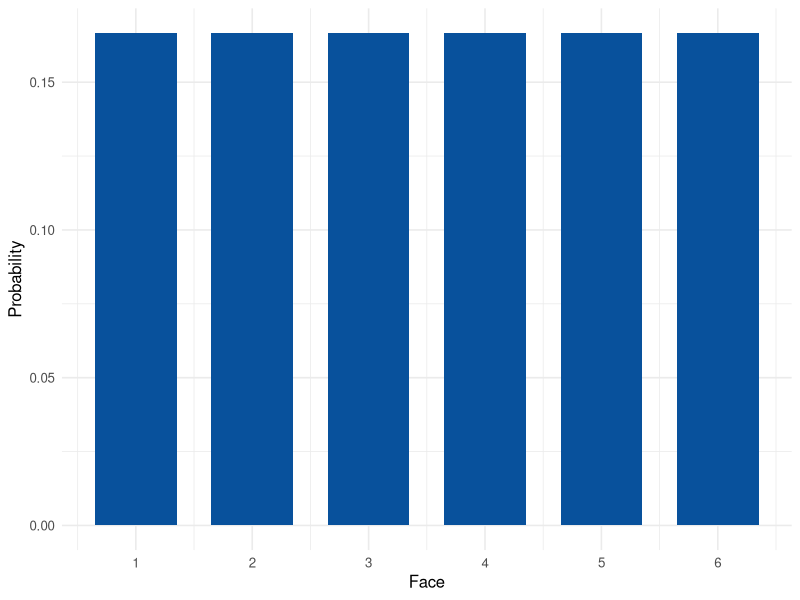
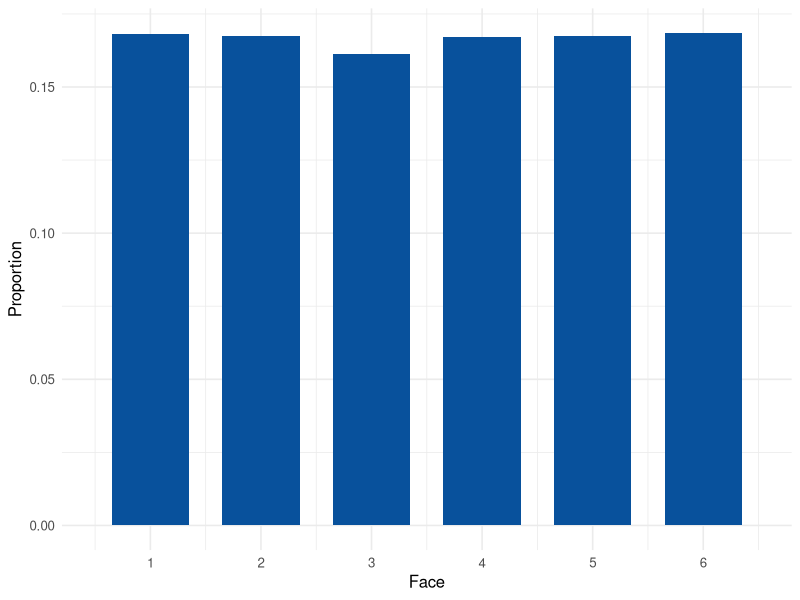
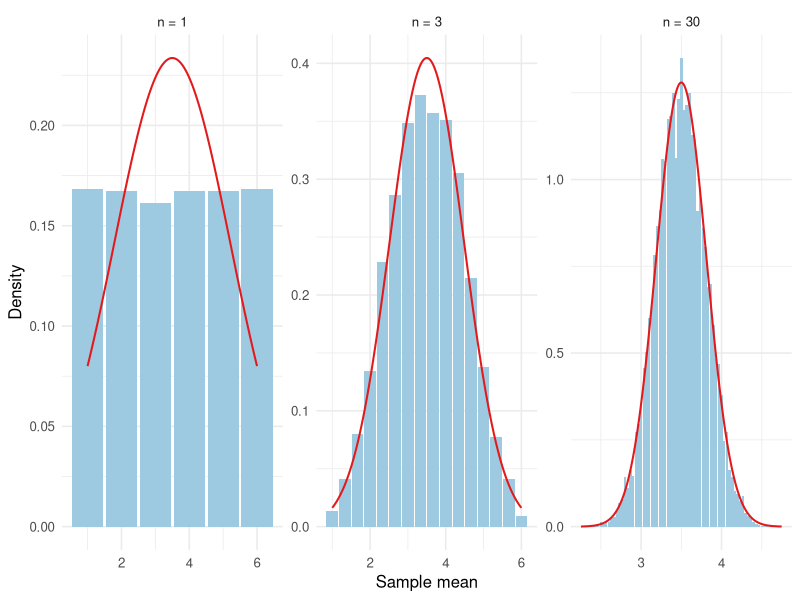
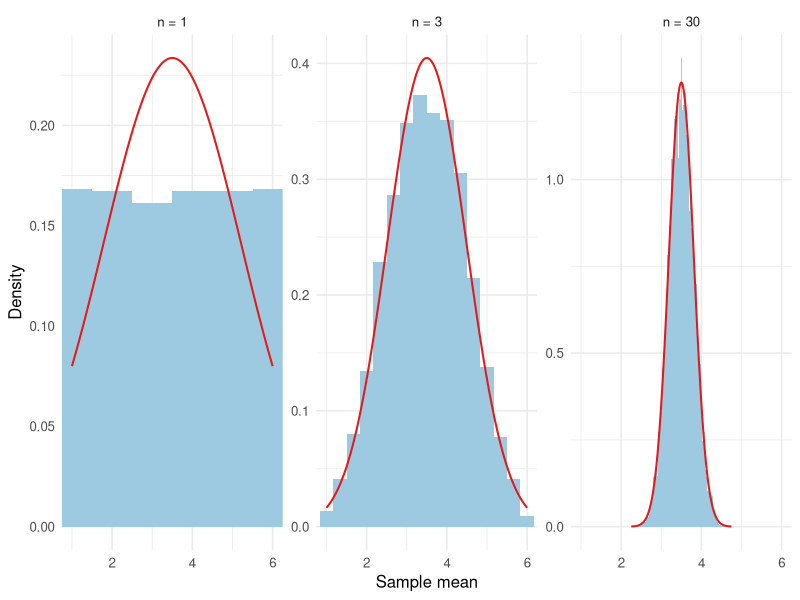
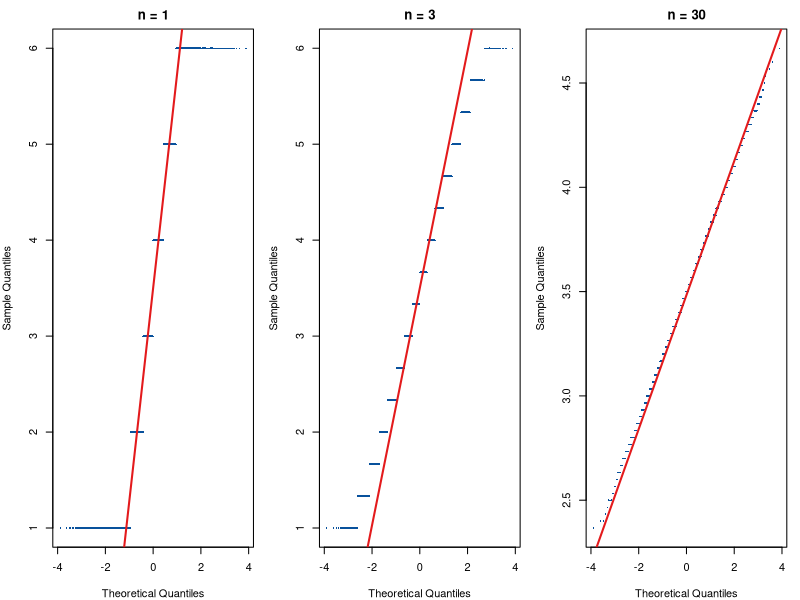

These charts were generated, in order, by the following R code:
## ---- chunk 1
#| include: false
library(ggplot2)
library(knitr)
student_id <- 1069
## ---- chunk 2
#| echo: false
#| fig-width: 6.5
#| fig-height: 3.2
#| fig-cap: "One roll of a fair die. This is the population, not a sampling distribution."
ggplot(data.frame(face = 1:6, probability = rep(1 / 6, 6)), aes(face, probability)) +
  geom_col(width = 0.7, fill = "#08519c") +
  scale_x_continuous(breaks = 1:6) +
  labs(x = "Face", y = "Probability") +
  theme_minimal(base_size = 12)
## ---- chunk 3
#| echo: false
#| fig-width: 6.5
#| fig-height: 3.2
#| fig-cap: "Ten thousand individual rolls. This is the population, not a sampling distribution."
set.seed(student_id)
rolls_pop <- sample(1:6, 10000, replace = TRUE)
ggplot(data.frame(face = rolls_pop), aes(face)) +
  geom_bar(aes(y = after_stat(count / sum(count))), width = 0.7, fill = "#08519c") +
  scale_x_continuous(breaks = 1:6, limits = c(0.5, 6.5)) +
  labs(x = "Face", y = "Proportion") +
  theme_minimal(base_size = 12)
## ---- chunk 4
set.seed(student_id)
one_sample <- sample(1:6, 5, replace = TRUE)
one_sample
mean(one_sample)
## ---- chunk 5
student_id <- 1069
B <- 10000
sample_sizes <- c(1, 2, 3, 4, 5, 10, 20, 30, 40, 50, 60, 70, 80, 100)
mu <- 3.5
sigma <- sqrt(35 / 12)
population_exkurt <- -6 * (36 + 1) / (5 * (36 - 1))

skewness <- function(x) {
  z <- (x - mean(x)) / sd(x)
  mean(z^3)
}

excess_kurtosis <- function(x) {
  z <- (x - mean(x)) / sd(x)
  mean(z^4) - 3
}

set.seed(student_id)

results <- data.frame()
focus_n <- c(1, 3, 30)
stored_means <- list()

for (n in sample_sizes) {
  sample_means <- replicate(B, mean(sample(1:6, n, replace = TRUE)))
  simulated_se <- sd(sample_means)
  theoretical_se <- sigma / sqrt(n)

  results <- rbind(
    results,
    data.frame(
      sample_size = n,
      simulated_mean = mean(sample_means),
      theoretical_mean = mu,
      simulated_se = simulated_se,
      theoretical_se = theoretical_se,
      se_ratio = simulated_se / theoretical_se,
      skewness = skewness(sample_means),
      excess_kurtosis = excess_kurtosis(sample_means)
    )
  )

  if (n %in% focus_n) {
    stored_means[[as.character(n)]] <- sample_means
  }
}

results$meets_rule <- with(
  results,
  abs(skewness) < 0.25 &
    abs(excess_kurtosis) < 0.50 &
    abs(se_ratio - 1) <= 0.10
)
## ---- chunk 6
#| echo: false
results_view <- results
names(results_view) <- c(
  "Sample size", "Simulated mean", "Theoretical mean",
  "Simulated SE", "Theoretical SE", "SE ratio",
  "Skewness", "Excess kurtosis", "Meets the rule?"
)
results_view$`Meets the rule?` <- ifelse(results$meets_rule, "Yes", "No")
kable(
  results_view,
  digits = 3,
  row.names = FALSE,
  caption = "Ten thousand sample means of a fair die. The theoretical mean is 3.5. The theoretical standard error is 1.708 divided by the square root of n."
)
## ---- chunk 7
#| echo: false
#| fig-width: 9
#| fig-height: 3.4
#| fig-cap: "Sample means of a fair die, with one bar per possible average. The red curve is the normal approximation."
lattice_df <- do.call(rbind, lapply(focus_n, function(n) {
  means <- round(stored_means[[as.character(n)]] * n) / n
  counts <- as.data.frame(table(means), stringsAsFactors = FALSE)
  data.frame(
    n = n,
    sample_mean = as.numeric(counts$means),
    density = counts$Freq / B * n,
    spacing = 0.92 / n
  )
}))
lattice_df$panel <- factor(
  paste0("n = ", lattice_df$n),
  levels = paste0("n = ", focus_n)
)

curve_df <- do.call(rbind, lapply(focus_n, function(n) {
  se <- sigma / sqrt(n)
  # A die average is between 1 and 6. Drawing the curve farther out
  # stretches the axis onto values the mean cannot take.
  xs <- seq(max(1, mu - 4 * se), min(6, mu + 4 * se), length.out = 300)
  data.frame(
    panel = factor(paste0("n = ", n), levels = levels(lattice_df$panel)),
    x = xs,
    y = dnorm(xs, mean = mu, sd = se)
  )
}))

ggplot(lattice_df, aes(sample_mean, density)) +
  geom_col(aes(width = spacing), fill = "#9ecae1", linewidth = 0) +
  geom_line(data = curve_df, aes(x, y), color = "#e31a1c", linewidth = 0.7) +
  facet_wrap(~panel, nrow = 1, scales = "free") +
  labs(x = "Sample mean", y = "Density") +
  theme_minimal(base_size = 12)
## ---- chunk 8
#| echo: false
#| fig-width: 9
#| fig-height: 3.4
#| fig-cap: "The same die means on one horizontal scale, from 1 to 6. The averages pull in toward 3.5. A single roll does not."
ggplot(lattice_df, aes(sample_mean, density)) +
  geom_col(aes(width = 1 / n), fill = "#9ecae1", linewidth = 0) +
  geom_line(data = curve_df, aes(x, y), color = "#e31a1c", linewidth = 0.7) +
  facet_wrap(~panel, nrow = 1, scales = "free_y") +
  coord_cartesian(xlim = c(1, 6)) +
  labs(x = "Sample mean", y = "Density") +
  theme_minimal(base_size = 12)
## ---- chunk 9
#| echo: false
#| fig-width: 9
#| fig-height: 3.4
#| fig-cap: "Q–Q plots of the die means. The steps are the possible averages. The red line is qqline()."
par(mfrow = c(1, 3), mar = c(4, 4, 2.2, 1))
for (n in focus_n) {
  qqnorm(
    stored_means[[as.character(n)]],
    main = paste0("n = ", n),
    pch = 16,
    cex = 0.3,
    col = "#08519c"
  )
  qqline(stored_means[[as.character(n)]], col = "#e31a1c", lwd = 2)
}
## ---- chunk 10
#| results: hide
shapiro_results <- do.call(rbind, lapply(focus_n, function(n) {
  set.seed(student_id)
  fit <- shapiro.test(sample(stored_means[[as.character(n)]], 5000))
  data.frame(
    sample_size = n,
    W = unname(fit$statistic),
    p_value = fit$p.value
  )
}))
## ---- chunk 11
#| echo: false
shapiro_view <- shapiro_results
shapiro_view$p_value <- format.pval(shapiro_results$p_value, digits = 3, eps = 0.001)
names(shapiro_view) <- c("Sample size", "W", "p-value")
kable(
  shapiro_view,
  digits = 3,
  row.names = FALSE,
  caption = "Shapiro–Wilk tests on 5,000 of the 10,000 die means. A small p-value is evidence against a continuous normal curve."
)
